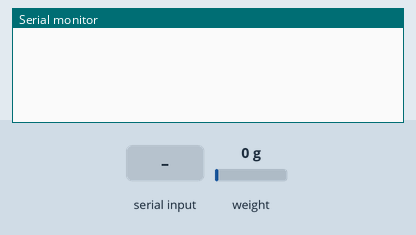
Recording of a sketch running on a simulated Arduino Uno, built with avr-gcc and run on an emulated ATmega328P. Shown: the last lines printed to the serial monitor. Inputs (shaded band) come from the test bench; at power-on: weight on the scale 0 g.

Above: at 2.2 s.
2.3 s: "s" received over Serial
At 4.0 s:
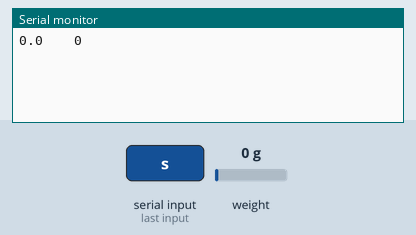
4.6 s: weight on the scale set to 100 g
6.1 s: "t" received over Serial
At 9.9 s:
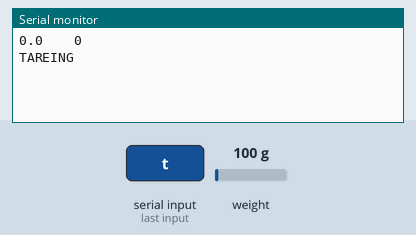
10.1 s: weight on the scale set to 1250 g
At 12.3 s:
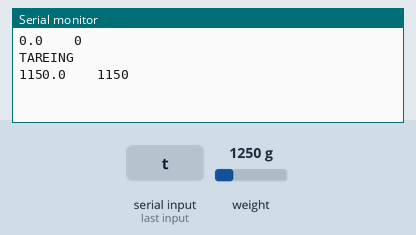

The sketch:

output_start.ino
```cpp
// ORCHARD'S DIGITAL SCALE READINGS


#include <HX711.h>                            // HX-711 library
HX711 scale(A1, A0);                          // HX711.DOUT	- pin #A1
                                              // HX711.PD_SCK	- pin #A0
int countdown;
int reset_countdown;
int p;
char message;
int delta;
int delta2 = 0;

// End of variable declarations.


void setup()

  {
  Serial.begin(38400);
  scale.set_scale(20.0);
  scale.tare();
  }

// End of setup function.


void loop()

  {

  Serial.begin(38400);
  scale.tare();

  if (Serial.available() > 0)

    {

      message = Serial.read();

      if (message == 's')

        {

          countdown = 1530;

          while (countdown > 0)

            {

              if (Serial.available() > 0)

                {

                  message = Serial.read();

                  if (message == 'r')

                    {

                      countdown = 0;

                    }

                  if (message == 't')

                    {

                      scale.tare();
                      Serial.println("TAREING");
                      delay(2000);

                    }

                }

              Serial.print(scale.get_units(), 1);
              delta = (scale.get_units());
              Serial.print("\t\t");
              Serial.println(delta - delta2);
              delta2 = delta;
              scale.power_down();
              delay(5000);
              scale.power_up();
              countdown = countdown - 1;

            }

          Serial.end();
          Serial.begin(38400);
          char message;

        }

      if (message == 'r')
        {

          Serial.println("RESETTING");
          delay(500);
          software_Reset();

        }

    }

  }

// End of loop function.


void software_Reset()

  {
    asm volatile ("  jmp 0");
  }

// End of program.
```

Measured:
- after the input at 2.3 s, the serial monitor: prints a new line after 0.80 s (image 1)
- after the input at 6.1 s, the serial monitor: prints a new line after 3.1 s (image 2)
- after the input at 10.1 s, the serial monitor: prints a new line after 1.2 s (image 3)
